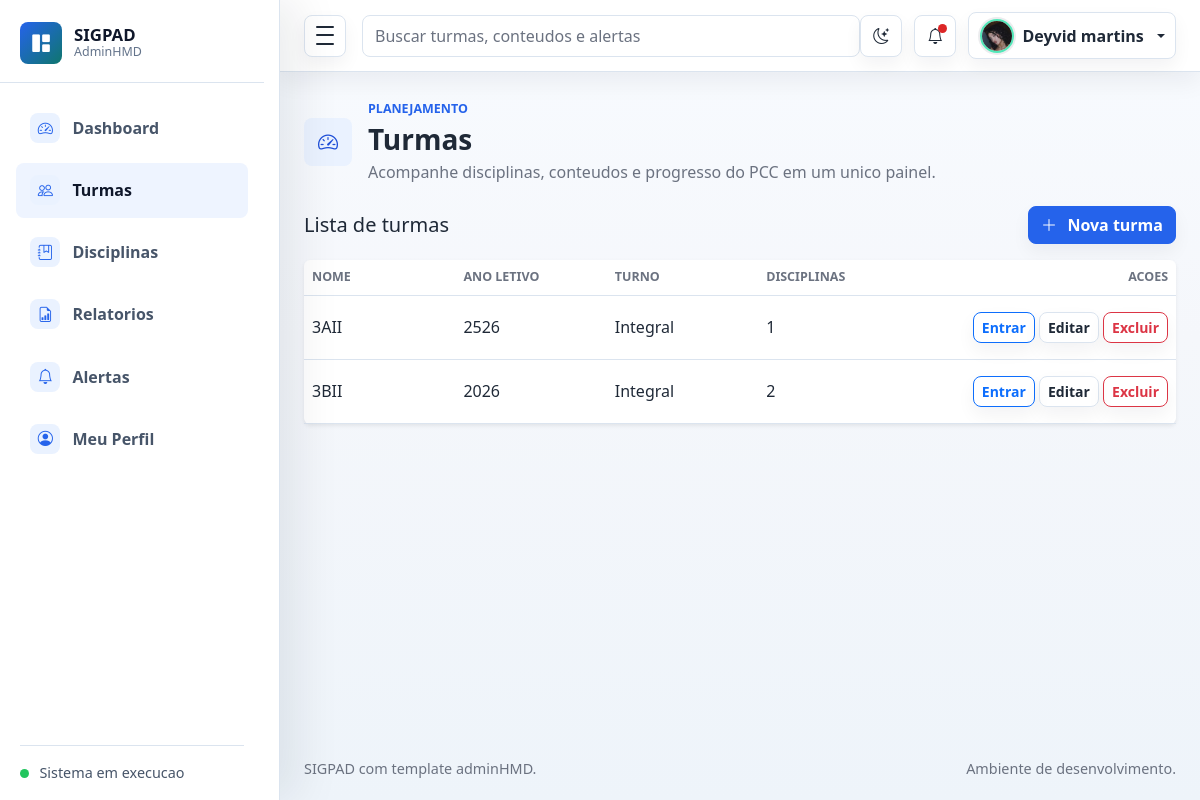
/turmas/ (signed in), run on the app's committed database.
### planejamento/models.py (models this page shows, shortened)
class PerfilUsuario(models.Model):
    usuario = models.OneToOneField(User, verbose_name='usuario', on_delete=models.CASCADE)
    foto = models.ImageField('foto', upload_to='usuarios/fotos/', blank=True, null=True)
    created_at = models.DateTimeField('criado em', auto_now_add=True)
    class Meta:
        verbose_name = 'Perfil de usuario'
        verbose_name_plural = 'Perfis de usuarios'
        ordering = ['usuario__username']

class Turma(models.Model):
    TURNO_CHOICES = [
        ('MATUTINO', 'Matutino'),
        ('VESPERTINO', 'Vespertino'),
        ('NOTURNO', 'Noturno'),
        ('INTEGRAL', 'Integral'),
    ]
    professor = models.ForeignKey(User, verbose_name='professor', on_delete=models.CASCADE)
    nome = models.CharField('nome', max_length=100)
    ano_letivo = models.PositiveIntegerField('ano letivo')
    turno = models.CharField('turno', max_length=20, choices=TURNO_CHOICES)
    descricao = models.TextField('descricao', blank=True, null=True)
    created_at = models.DateTimeField('criado em', auto_now_add=True)
    class Meta:
        verbose_name = 'Turma'
        verbose_name_plural = 'Turmas'
        ordering = ['-ano_letivo', 'nome']

### planejamento/views.py (the view)
# urls.py: path('turmas/', views.turma_lista, name='turma_lista'),
@login_required
def turma_lista(request):
    turmas = Turma.objects.filter(professor=request.user)
    return render(request, 'turmas/lista.html', {'turmas': turmas})

### planejamento/context_processors.py (called while the page is built)
def perfil_usuario_logado(request):
    if not request.user.is_authenticated:
        return {'perfil_usuario_logado': None}
    perfil, _ = PerfilUsuario.objects.get_or_create(usuario=request.user)
    alertas = Alerta.objects.filter(usuario=request.user, lido=False)
    return {
        'perfil_usuario_logado': perfil,
        'alertas_nao_lidos_navbar': alertas.count(),
        'alertas_navbar': alertas_gerais_usuario(request.user),
    }

### planejamento/models.py (called while the page is built)
    def get_badge_class(self):
        classes = {
            'INICIO': 'text-bg-primary',
            'ATRASO': 'text-bg-danger',
            'SISTEMA': 'text-bg-warning',
        }
        if self.lido:
            return 'text-bg-secondary'
        return classes.get(self.tipo, 'text-bg-secondary')

    def get_icon_class(self):
        icons = {
            'INICIO': 'bi bi-play-circle',
            'ATRASO': 'bi bi-exclamation-triangle',
            'SISTEMA': 'bi bi-info-circle',
        }
        return icons.get(self.tipo, 'bi bi-bell')

### planejamento/utils.py (called while the page is built)
def _titulo_alerta_geral(turma_nome, tipo):
    titulos = {
        'ATRASO': f'Turma {turma_nome} possui atividade atrasada.',
        'INICIO': f'Turma {turma_nome} possui atividade iniciando em breve.',
        'SISTEMA': f'Turma {turma_nome} possui alerta pendente.',
    }
    return titulos.get(tipo, f'Turma {turma_nome} possui alerta.')

### templates/turmas/lista.html (shortened to what this page needs)
{% extends 'base.html' %}
{% block page_title %}Turmas{% endblock %}
{% block content %}
<div class="d-flex justify-content-between align-items-center mb-3">
    <h2 class="h5 mb-0">Lista de turmas</h2>
    <a href="{% url 'turma_criar' %}" class="btn btn-primary"><i class="bi bi-plus-lg me-1"></i>Nova turma</a>
</div>
<div class="card border-0 shadow-sm">
    <div class="table-responsive">
        <table class="table table-hover align-middle mb-0">
            <thead>
                <tr>
                    <th>Nome</th>
                    <th>Ano letivo</th>
                    <th>Turno</th>
                    <th>Disciplinas</th>
                    <th class="text-end">Acoes</th>
                </tr>
            </thead>
            <tbody>
                {% for turma in turmas %}
                    <tr>
                        <td>{{ turma.nome }}</td>
                        <td>{{ turma.ano_letivo }}</td>
                        <td>{{ turma.get_turno_display }}</td>
                        <td>{{ turma.disciplinas.count }}</td>
                        <td class="text-end">
                            <a href="{% url 'turma_detalhes' turma.id %}" class="btn btn-sm btn-outline-primary">Entrar</a>
                            <a href="{% url 'turma_editar' turma.id %}" class="btn btn-sm btn-outline-secondary">Editar</a>
                            <a href="{% url 'turma_deletar' turma.id %}" class="btn btn-sm btn-outline-danger">Excluir</a>
                        </td>
                    </tr>
                {% empty %}
                    <tr>
                        <td colspan="5" class="text-center text-muted py-4">Nenhuma turma cadastrada.</td>
                    </tr>
                {% endfor %}
            </tbody>
        </table>
    </div>
</div>
{% endblock %}

### templates/base.html (shortened to what this page needs)
{% load static %}
<!doctype html>
<html lang="pt-br">
<head>
    <link rel="stylesheet" href="{% static 'assets/css/bootstrap.min.css' %}">
    <link rel="stylesheet" href="{% static 'assets/vendors/bootstrap-icons/bootstrap-icons.css' %}">
    <link rel="stylesheet" href="{% static 'assets/css/style.css' %}">
</head>
<body>
    <div class="admin-shell">
        <aside class="admin-sidebar" id="adminSidebar" aria-label="Navegacao principal">
            <div class="sidebar-header">
                <a class="brand-mark" href="{% url 'dashboard' %}" aria-label="SIGPAD dashboard">
                    <span class="brand-icon"><i class="bi bi-grid-1x2-fill" aria-hidden="true"></i></span>
                    <span class="brand-copy">
                        <span class="brand-title">SIGPAD</span>
                        <span class="brand-subtitle">AdminHMD</span>
                    </span>
                </a>
            </div>
            <nav class="sidebar-nav">
                <a class="nav-link {% if request.resolver_match.url_name == 'dashboard' %}active{% endif %}" href="{% url 'dashboard' %}" {% if request.resolver_match.url_name == 'dashboard' %}aria-current="page"{% endif %}>
                    <span class="nav-icon"><i class="bi bi-speedometer2" aria-hidden="true"></i></span>
                    <span class="nav-text">Dashboard</span>
                </a>
                <a class="nav-link {% if 'turma' in request.resolver_match.url_name %}active{% endif %}" href="{% url 'turma_lista' %}">
                    <span class="nav-icon"><i class="bi bi-people" aria-hidden="true"></i></span>
                    <span class="nav-text">Turmas</span>
                </a>
                <a class="nav-link {% if 'disciplina' in request.resolver_match.url_name %}active{% endif %}" href="{% url 'disciplina_lista' %}">
                    <span class="nav-icon"><i class="bi bi-journal-bookmark" aria-hidden="true"></i></span>
                    <span class="nav-text">Disciplinas</span>
                </a>
                <a class="nav-link {% if 'relatorio' in request.resolver_match.url_name or 'exportar' in request.resolver_match.url_name %}active{% endif %}" href="{% url 'relatorio_lista' %}">
                    <span class="nav-icon"><i class="bi bi-file-earmark-bar-graph" aria-hidden="true"></i></span>
                    <span class="nav-text">Relatorios</span>
                </a>
                <a class="nav-link {% if 'alerta' in request.resolver_match.url_name %}active{% endif %}" href="{% url 'alerta_lista' %}">
                    <span class="nav-icon"><i class="bi bi-bell" aria-hidden="true"></i></span>
                    <span class="nav-text">Alertas</span>
                </a>
                <a class="nav-link " href="{% url 'perfil_usuario' %}">
                    <span class="nav-icon"><i class="bi bi-person-circle" aria-hidden="true"></i></span>
                    <span class="nav-text">Meu Perfil</span>
                </a>
            </nav>
            <div class="sidebar-footer">
                <span class="status-dot"></span>
                <span class="sidebar-footer-text">Sistema em execucao</span>
            </div>
        </aside>
        <div class="admin-main">
            <nav class="navbar admin-navbar navbar-expand bg-white">
                <div class="container-fluid px-3 px-lg-4">
                    <button class="sidebar-toggle" type="button" data-sidebar-toggle aria-controls="adminSidebar" aria-expanded="true" aria-label="Alternar menu">
                        <span></span>
                        <span></span>
                        <span></span>
                    </button>
                    <form class="d-none d-md-flex ms-3 flex-grow-1" role="search">
                        <input class="form-control search-input" type="search" placeholder="Buscar turmas, conteudos e alertas" aria-label="Buscar">
                    </form>
                    <div class="navbar-actions ms-auto">
                        <button class="icon-button theme-toggle" type="button" data-theme-toggle aria-label="Alternar tema" title="Alternar tema">
                            <i class="bi bi-moon-stars" data-theme-icon aria-hidden="true"></i>
                        </button>
                        <div class="dropdown">
                            <button class="icon-button" type="button" data-bs-toggle="dropdown" aria-expanded="false" aria-label="Notificacoes">
                                {% if alertas_nao_lidos_navbar %}
                                    <span class="notification-dot"></span>
                                {% endif %}
                                <i class="bi bi-bell" aria-hidden="true"></i>
                            </button>
                        </div>
                        <div class="dropdown">
                            <button class="profile-button dropdown-toggle" type="button" data-bs-toggle="dropdown" aria-expanded="false">
                                {% if request.user.is_authenticated and perfil_usuario_logado.foto %}
                                    <img class="avatar-img avatar-sm rounded-circle" src="{{ perfil_usuario_logado.foto.url }}" alt="Foto do usuario">
                                {% else %}
                                    <img class="avatar-img avatar-sm rounded-circle" src="{% static 'assets/images/avatar/avatar.jpg' %}" alt="Foto padrao">
                                {% endif %}
                                <span class="profile-name d-none d-sm-inline">{% if request.user.is_authenticated %}{{ request.user.get_full_name|default:request.user.username }}{% else %}Entrar{% endif %}</span>
                            </button>
                        </div>
                    </div>
                </div>
            </nav>
            <main class="dashboard-content">
                <div class="container-fluid px-3 px-lg-4 py-4">
                    <div class="page-heading">
                        <div class="page-heading-copy">
                            <span class="page-icon">{% block page_icon %}<i class="bi bi-speedometer2" aria-hidden="true"></i>{% endblock %}</span>
                            <div>
                                <p class="eyebrow mb-1">{% block page_eyebrow %}Planejamento{% endblock %}</p>
                                <h1 class="h3 mb-1">{% block page_title %}Dashboard{% endblock %}</h1>
                                <p class="text-muted mb-0">{% block page_subtitle %}Acompanhe disciplinas, conteudos e progresso do PCC em um unico painel.{% endblock %}</p>
                            </div>
                        </div>
                    </div>
                    {% block content %}{% endblock %}
                </div>
            </main>
            <footer class="admin-footer">
                <div class="container-fluid px-3 px-lg-4">
                    <span>SIGPAD com template adminHMD.</span>
                    <span>Ambiente de desenvolvimento.</span>
                </div>
            </footer>
        </div>
    </div>
</body>
</html>

### data on the page
PerfilUsuario: foto (picture)
Turma: nome "3AII", ano_letivo "2526", turno "Integral", disciplinas.count "1"
Turma: nome "3BII", ano_letivo "2026", turno "Integral", disciplinas.count "2"

### other printed values
{{ request.user.get_full_name|default:request.user.username }} "Deyvid martins"
